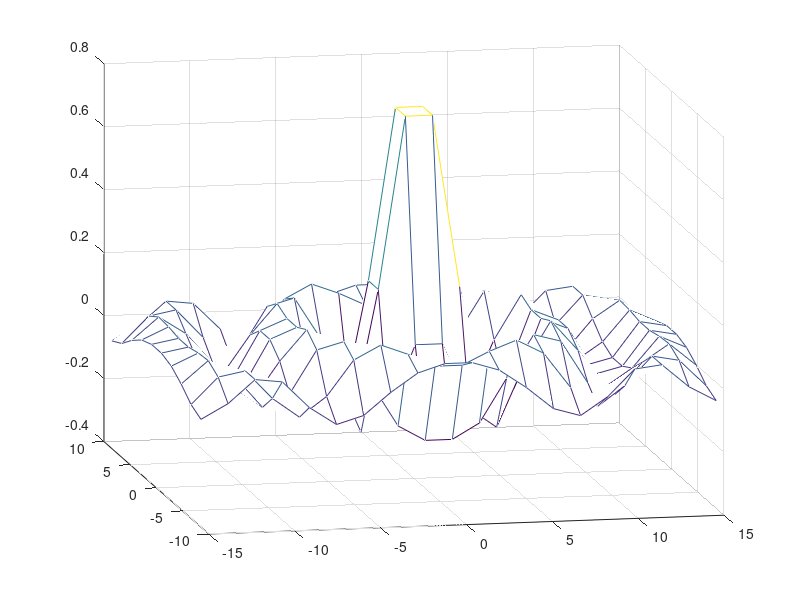
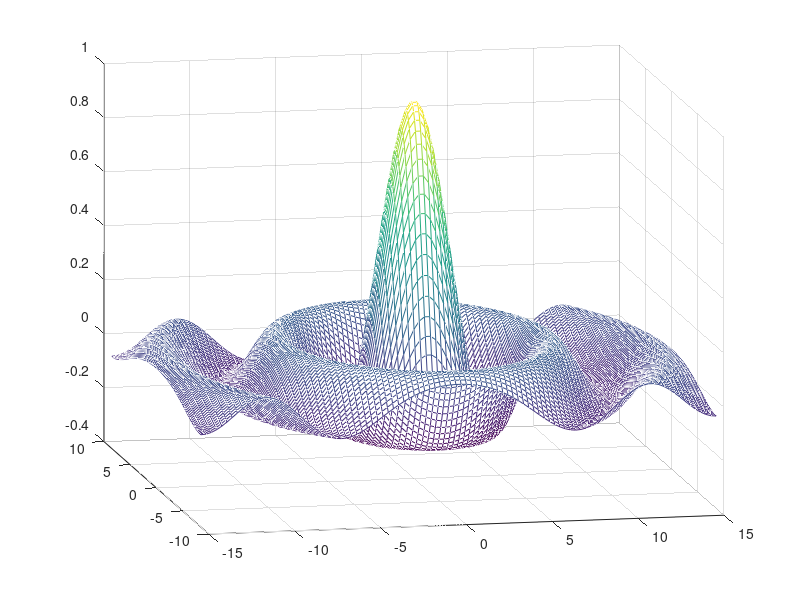

Reproduce these figures in MATLAB, in order. (Note: this script raises an error after producing the figures.)
% script <a href="matlab:RC_BicubicSplineTest">RC_BicubicSplineTest</a>
% Test <a href="matlab:help RC_BicubicSpline">RC_BicubicSpline</a> on data from a smooth fn.
% Renaissance Codebase, https://github.com/tbewley/RC/NRchap07
% Copyright 2023 by Thomas Bewley, distributed under BSD 3-Clause License. 

close all, clear; Lx=17; Ly=30; ep=.00001; xmin=-Lx/2; xmax=Lx/2; ymin=-Ly/2; ymax=Ly/2;
ndx=10;  ndy=20;  xd=[xmin:Lx/(ndx-1):xmax]; yd=[ymin:Ly/(ndy-1):ymax];
nfx=100; nfy=100; x =[xmin:Lx/(nfx-1):xmax]; y =[ymin:Ly/(nfy-1):ymax];
for i=1:ndx, for j=1:ndy, r=sqrt(xd(i)^2+yd(j)^2)+ep; fd(i,j)=sin(r)/r; end, end
for i=1:nfx, for j=1:nfy, r=sqrt(x (i)^2+y (j)^2)+ep; ff(i,j)=sin(r)/r; end, end
figure(1), mesh(yd,xd,fd), view(-11.5,14), figure(2), mesh(y,x,ff), view(-11.5,14)
[fx,fy,fxy,Ainv]=RC_BicubicSplineSetup(xd,yd,fd,'parabolic');
BCS=RC_BicubicSpline(x,y,xd,yd,fd,fx,fy,fxy,Ainv); figure(3), mesh(y,x,BCS), view(-11.5,14)

% end script RC_BicubicSplineTest
